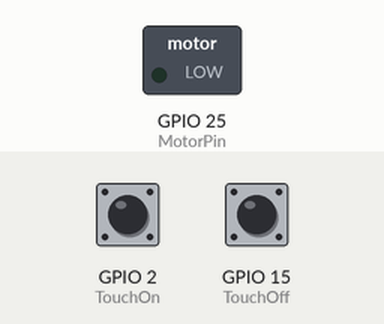
Recording of a sketch running on a simulated ESP32. On the bench: switched loads named in the sketch (green lamp = pin HIGH). The test bench sets the inputs (shaded band); at power-on: GPIO 2 (TouchOn) HIGH, GPIO 15 (TouchOff) HIGH.

Above: at 1.2 s.
1.3 s: GPIO 2 (TouchOn) pulled LOW for 0.15 s
At 1.8 s:
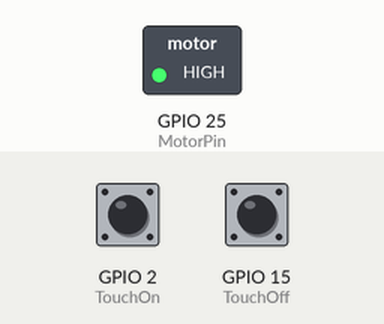
2.9 s: GPIO 15 (TouchOff) pulled LOW for 0.15 s
At 4.1 s:
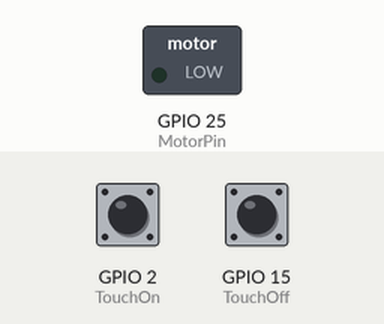
4.5 s: GPIO 2 (TouchOn) pulled LOW for 1 s
At 5.4 s:
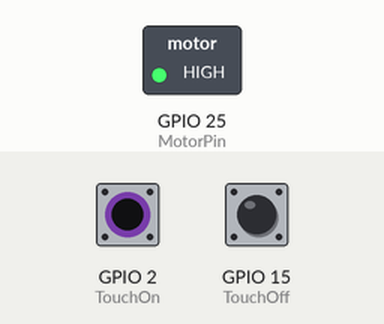
Timing chart, 0 to 7.5 s (numbered marks = the images above; inputs shaded):
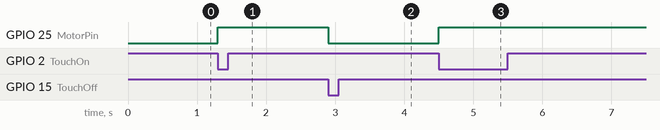

Measured:
- after the input at 1.3 s, GPIO 25 (MotorPin): LOW → HIGH at once
- after the input at 2.9 s, GPIO 25 (MotorPin): HIGH → LOW at once
- after the input at 4.5 s, GPIO 25 (MotorPin): LOW → HIGH at once

The sketch:

ESP32_Motor001.ino
```cpp
#define MotorPin 25  // Motor-Pin
#define TouchOn  T2  // Touch T2 -> IO2
#define TouchOff T3  // Touch T3 -> IO15
#define Threshold 15 // Ansprechschwelle

bool motorDrive = false; // Flag für Motor

void setup() {
  pinMode(MotorPin, OUTPUT);
}

void loop() {
  byte touchValueOn  = touchRead(TouchOn);
  byte touchValueOff = touchRead(TouchOff);
  if(touchValueOn  < Threshold) motorDrive = true;
  if(touchValueOff < Threshold) motorDrive = false;
  if(motorDrive)
    digitalWrite(MotorPin, HIGH);
  else
    digitalWrite(MotorPin, LOW);
  delay(100); // Kurze Pause
}
```
